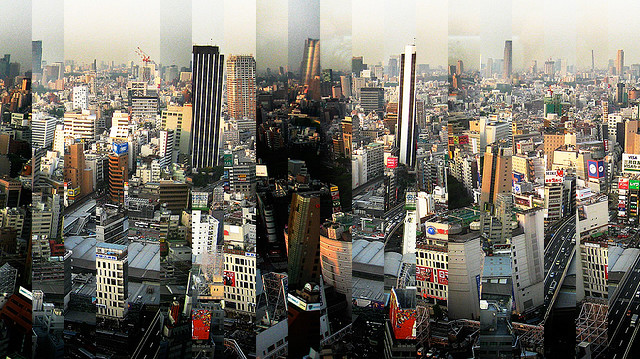
#> input picture TokyoPanoramaShredded.png, 640 x 359 px
$ python instagram.py   (Python 2 division)
#> lines starting #> are read from the running program, lines starting #| are printed output that depends on the picture
"""A solution to http://bit.ly/sCMAD5
by Shreyans Bhansali
written on Sunday, the 13th of November, 2011
"""
import sys
from PIL import Image

class Unshredder():
    pixel_diff_threshold = 15       # consider two pixel attrs a match if their diff
                                    # is less than this number
    column_match_threshold = 0.30   # consider two columns a match if more than
                                    # this portion of their pixels match
    column_match_step = 0.03        # if we don't find a match, we lower the threshold
                                    # by this much

    def __init__(self, image_file):
#> called with image_file = 'TokyoPanoramaShredded.png'
        print "initializing %s..." % image_file
        self.image = Image.open(image_file)
#> self.image is the input picture: PIL image 640x359 RGBA; mean R, G, B, A 118.7, 114.3, 104.7, 255
        self.width, self.height = self.image.size
#> self.width = 640; self.height = 359
        self.image_data = list(self.image.getdata())
#> self.image_data = 229760 items
        self.image_size = len(self.image_data)
#> self.image_size = 229760
        self.strip_width = self.detect_strip_width()     ### Bonus!
#> self.strip_width = 32
        self.number_of_strips = self.width / self.strip_width
#> self.number_of_strips = 20
        # list to hold the edges of each strip
        self.strip_edges = [[] for i in range(self.number_of_strips*2)]
        self.sort_order = [self.number_of_strips-1]
#> self.sort_order = [19]
        image_file_parts = image_file.rsplit('.')
        self.output_filename = '%s-unshredded.%s' % (image_file_parts[0], image_file_parts[1])
        self.unshredded = None
        self.unshred()

    def unshred(self):
        self.set_strip_edges()
#> the loop in set_strip_edges, `for i, p in enumerate(image_iterable):` made 7181 passes
#> (p, strip_no, l_pixel, r_pixel) on passes 1 to 3: (0, 0, (232, 233, 227, 255), (223, 228, 221, 255)), (32, 1, (242, 242, 240, 255), (237, 238, 233, 255)), (64, 2, (250, 251, 245, 255), (245, 248, 241, 255))
        print "unshredding..."
        self.sort_strips()
        self.create_image_from_sort_order()
        self.image.show()
        self.unshredded.show()

    def set_strip_edges(self):
        """Collects columns of pixels that represent the left and right
        edges of strips.
        """
        # walk through the image, jumping among strip-edges
        image_iterable = xrange(0, self.image_size+1, self.strip_width)
        # put the pixel and its neighbour into the correct 'column'
        for i, p in enumerate(image_iterable):
            # looking forward to: http://bit.ly/n60KzL
            if p == self.image_size:
                break
            strip_no = i%(self.number_of_strips)
            l_pixel = self.image_data[p]
            self.strip_edges[strip_no*2].append(l_pixel)
            r_pixel = self.image_data[p + self.strip_width - 1]
            self.strip_edges[(strip_no*2)+1].append(r_pixel)

    def sort_strips(self):
        """Uses self.strip_edges to compare strips and sort them into
        the original image
        If we don't find a match, we reduce accuracy until we do
        """
        starting_order = list(self.sort_order)
        self.get_neighbours()
        if len(self.sort_order) < self.number_of_strips:
            if starting_order == self.sort_order:
                self.column_match_threshold -= self.column_match_step
            self.sort_strips()
        else:
            print "done."
            return

    def get_neighbours(self):
        """Finds strips to go on the left of, and right of the
        leftmost and right most strips
        """
        l_most_strip = self.sort_order[0]
        r_most_strip = self.sort_order[-1]
        left, right = None, None
        for i in range(self.number_of_strips):
            if i in self.sort_order: continue
            left = self.compare_strips(i, l_most_strip)
            if left != None:
                self.sort_order = [i] + self.sort_order
                break
        for i in range(self.number_of_strips):
            if i in self.sort_order: continue
            right = self.compare_strips(r_most_strip, i)
            if right != None:
                self.sort_order = self.sort_order + [i]
                break

    def compare_strips(self, s1, s2):
        """Compares two strips and returns 1 if s2 should be to
        the right of s1
        """
        s1r = self.strip_edges[(2 * s1) + 1]
        s2l = self.strip_edges[2 * s2]
        if self.compare_columns(s1r, s2l):
            return 1
        return None

    def compare_columns(self, col1, col2):
        """Compare two columns of pixels.
        Returns 1 is they are deemed neighbours, 0 otherwise.
        """
        total_matches = 0.0
        for i in xrange(self.height):
            total_matches += self.compare_pixels(col1[i], col2[i])
        if (total_matches / self.height) > self.column_match_threshold:
            return 1
        return 0

    def compare_pixels(self, p1, p2):
        """Compare two pixels.
        Returns 1 if they are deemed neighbours, 0 otherwise
        """
        for i in range(3):
            if abs(p1[i] - p2[i]) > self.pixel_diff_threshold:
                return 0
        return 1

    def create_image_from_sort_order(self):
        """Creates a new image based on the order of strips in self.sort_order
        """
        self.unshredded = Image.new("RGBA", self.image.size)
        for i, strip_no in enumerate(self.sort_order):
            strip = self.get_strip(strip_no)
            destination_point_top_left = (i * self.strip_width, 0)
            self.unshredded.paste(strip, destination_point_top_left)
        self.unshredded.save(self.output_filename, "PNG")
        print "saved the unshredded file as %s" % self.output_filename

    def get_strip(self, strip_no):
        """Returns an ImageCrop object for the strip
        """
        x1, y1 = self.strip_width * strip_no, 0
        x2, y2 = x1 + self.strip_width, self.height
        return self.image.crop((x1, y1, x2, y2))

    def detect_strip_width(self):
        """Returns the width of the strips, assuming constant width
        """
        for i in range(self.width):
            col1 = self.get_column_of_pixels(i)
            col2 = self.get_column_of_pixels(i+1)
            if not self.compare_columns(col1, col2):
                print "detected strip width of %s pixels..." % str(i+1)
                return i+1

    def get_column_of_pixels(self, x_coord):
        """Returns the column of pixels for the given x coordinate
        """
        pixels = list()
        for y in range(self.height):
            pixels.append(self.image_data[y * self.width + x_coord])
        return pixels


if __name__ == '__main__':
    if len(sys.argv) > 1:
        Unshredder(sys.argv[1])
    else:
        Unshredder('TokyoPanoramaShredded.png')
#> in create_image_from_sort_order, `self.unshredded = Image.new("RGBA", self.image.size)`: self.unshredded: PIL image 640x359 RGBA; every value is 0
#> the loop in create_image_from_sort_order, `for i, strip_no in enumerate(self.sort_order):` made 20 passes
#> pass 1, in create_image_from_sort_order, `strip = self.get_strip(strip_no)`:
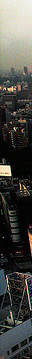
#> strip: PIL image 32x359 RGBA; mean R, G, B, A 72.9, 72.8, 67.6, 255
#> pass 2, in create_image_from_sort_order, `strip = self.get_strip(strip_no)`:
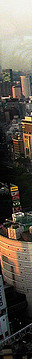
#> strip: PIL image 32x359 RGBA; mean R, G, B, A 94.4, 87.8, 77.6, 255
#> pass 3, in create_image_from_sort_order, `strip = self.get_strip(strip_no)`:
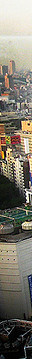
#> strip: PIL image 32x359 RGBA; mean R, G, B, A 123.1, 118.7, 107, 255
#> after the loop in create_image_from_sort_order, `for i, strip_no in enumerate(self.sort_order):`:
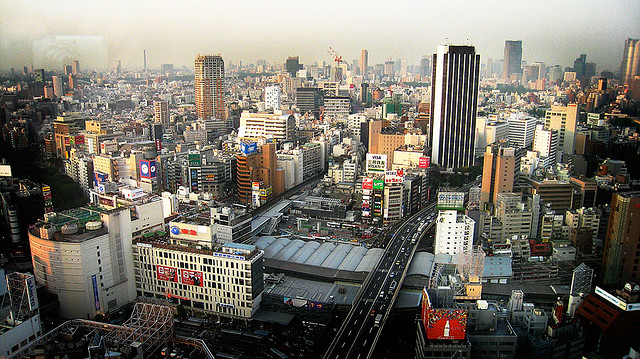
#> self.unshredded: PIL image 640x359 RGBA; mean R, G, B, A 118.7, 114.3, 104.7, 255
#> after the loop in create_image_from_sort_order, `for i, strip_no in enumerate(self.sort_order):`:
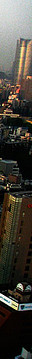
#> strip: PIL image 32x359 RGBA; mean R, G, B, A 68.8, 64.8, 56.8, 255

$ run again, with newimg.png copied over TokyoPanoramaShredded.png
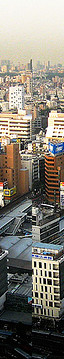
#> input picture newimg.png, 64 x 359 px
#> in __init__, self.image is the input picture: PIL image 64x359 RGBA; mean R, G, B, A 129.4, 124.9, 114.9, 255
#> self.image_data = 22976 items
#> self.image_size = 22976
#> the loop in set_strip_edges, `for i, p in enumerate(image_iterable):` made 719 passes
#> (p, strip_no, l_pixel, r_pixel) on passes 1 to 3: (0, 0, (250, 251, 245, 255), (245, 248, 241, 255)), (32, 1, (246, 247, 242, 255), (251, 250, 245, 255)), (64, 0, (248, 248, 246, 255), (246, 249, 242, 255))
#> the loop in create_image_from_sort_order, `for i, strip_no in enumerate(self.sort_order):` made 2 passes
#> pass 1, in create_image_from_sort_order, `strip = self.get_strip(strip_no)`:
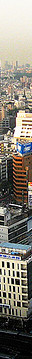
#> strip: PIL image 32x359 RGBA; mean R, G, B, A 131.7, 127.3, 116.9, 255
#> after the loop in create_image_from_sort_order, `for i, strip_no in enumerate(self.sort_order):`:
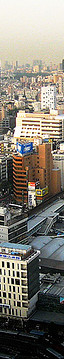
#> self.unshredded: PIL image 64x359 RGBA; mean R, G, B, A 129.4, 124.9, 114.9, 255

$ run again, with priests-shredded.png copied over TokyoPanoramaShredded.png
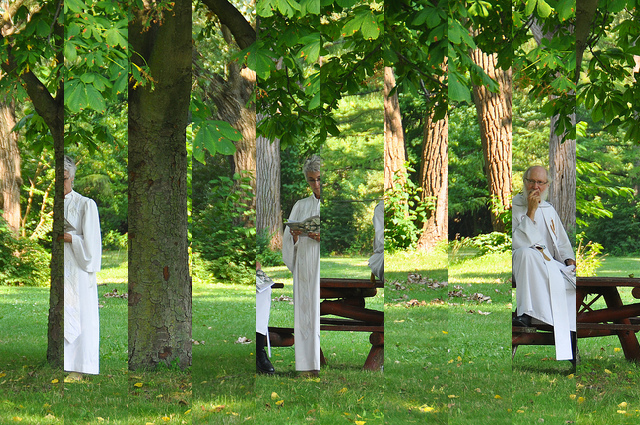
#> input picture priests-shredded.png, 640 x 425 px
#> in __init__, self.image is the input picture: PIL image 640x425 RGBA; mean R, G, B, A 99.3, 123.4, 64.3, 255
#> self.image_data = 272000 items
#> self.image_size = 272000
#> the loop in set_strip_edges, `for i, p in enumerate(image_iterable):` made 4251 passes
#> (p, strip_no, l_pixel, r_pixel) on passes 1 to 3: (0, 0, (94, 74, 41, 255), (46, 58, 18, 255)), (64, 1, (108, 166, 56, 255), (55, 104, 15, 255)), (128, 2, (79, 73, 23, 255), (39, 48, 21, 255))
#> after the loop in create_image_from_sort_order, `for i, strip_no in enumerate(self.sort_order):`:
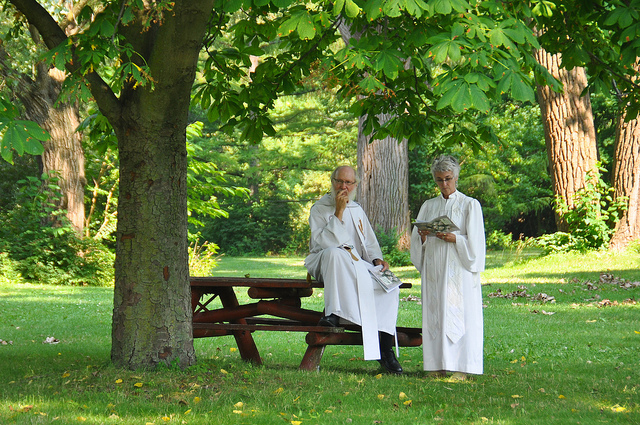
#> self.unshredded: PIL image 640x425 RGBA; mean R, G, B, A 99.3, 123.4, 64.3, 255
#> after the loop in create_image_from_sort_order, `for i, strip_no in enumerate(self.sort_order):`:
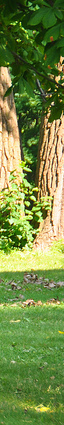
#> strip: PIL image 64x425 RGBA; mean R, G, B, A 115.8, 137.1, 69.6, 255
